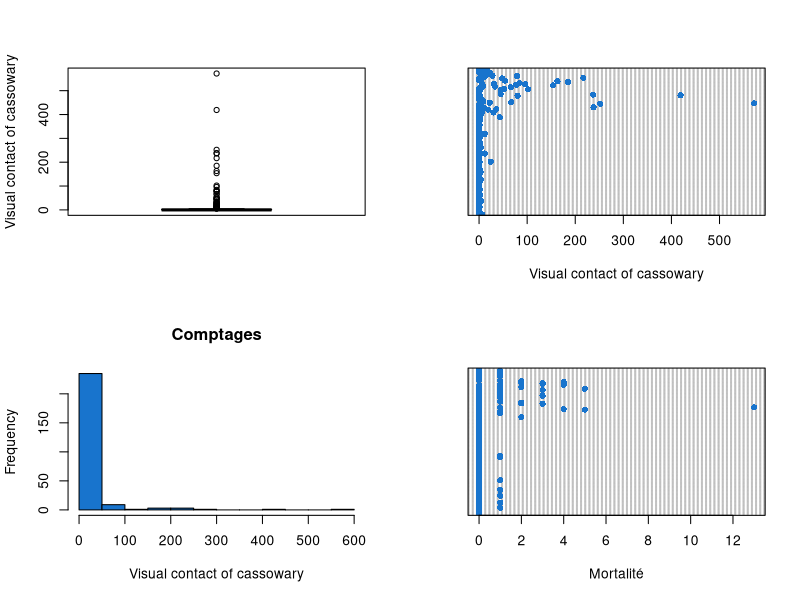
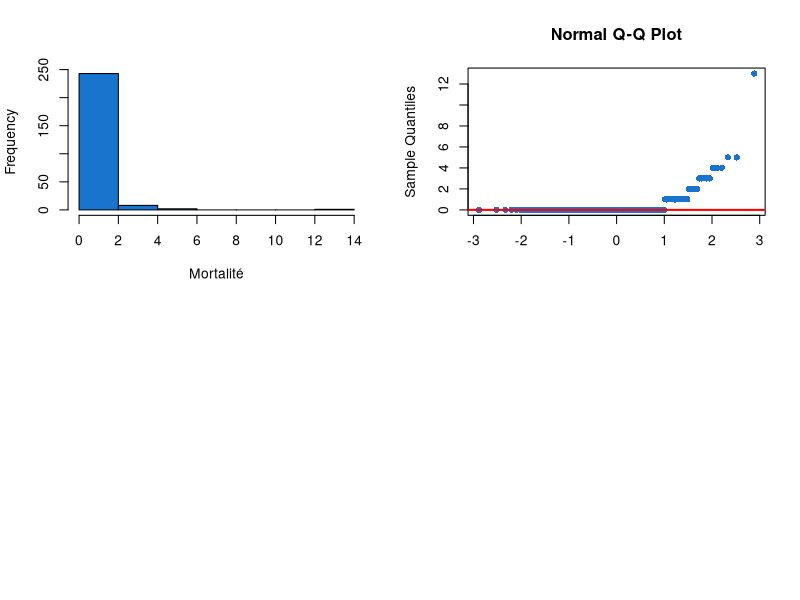
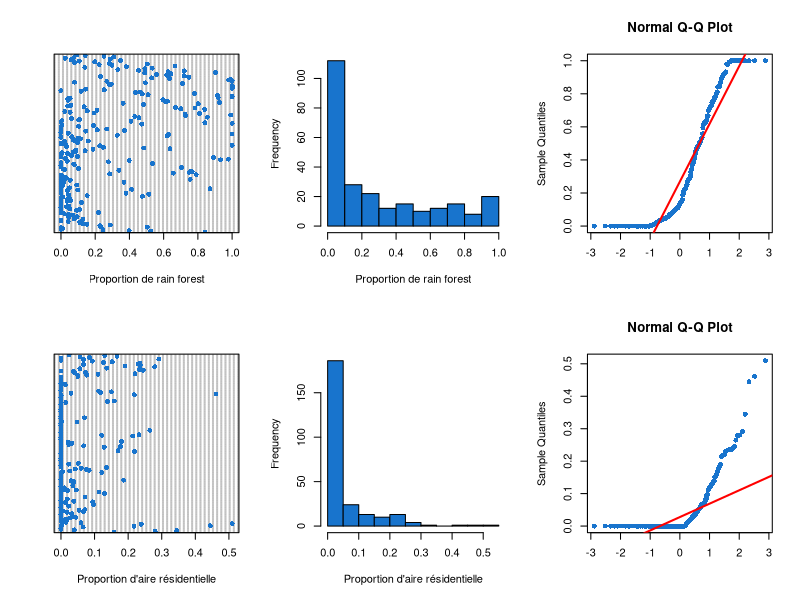
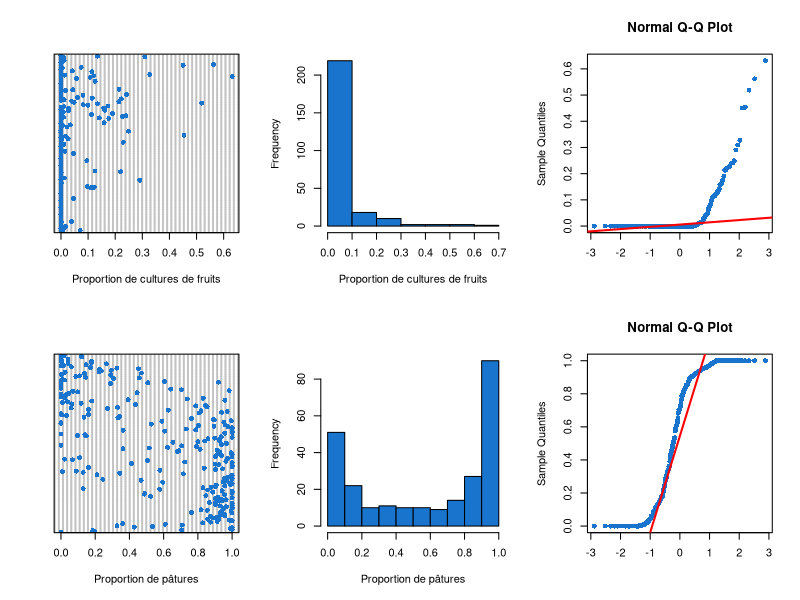
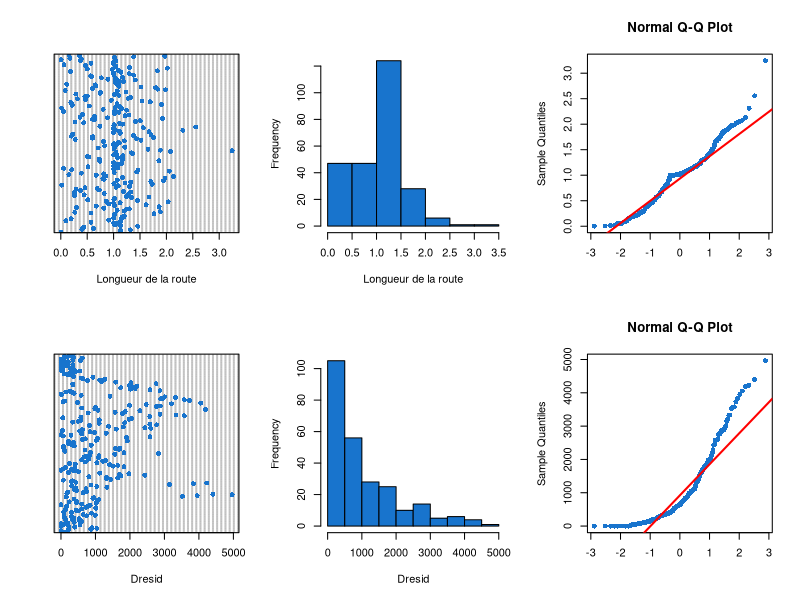
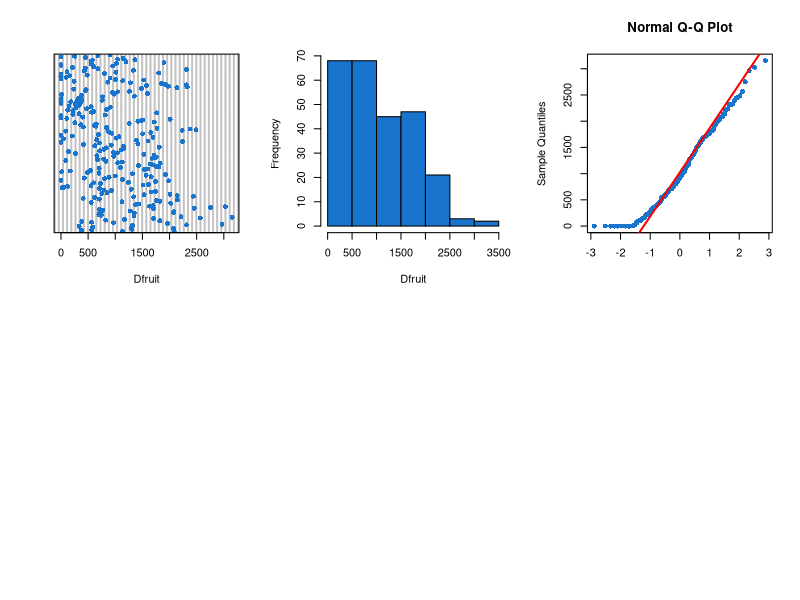
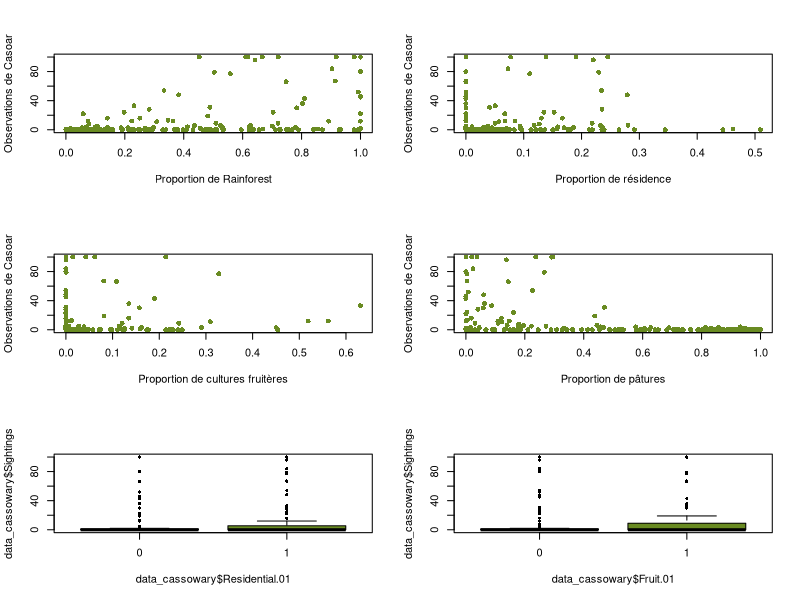
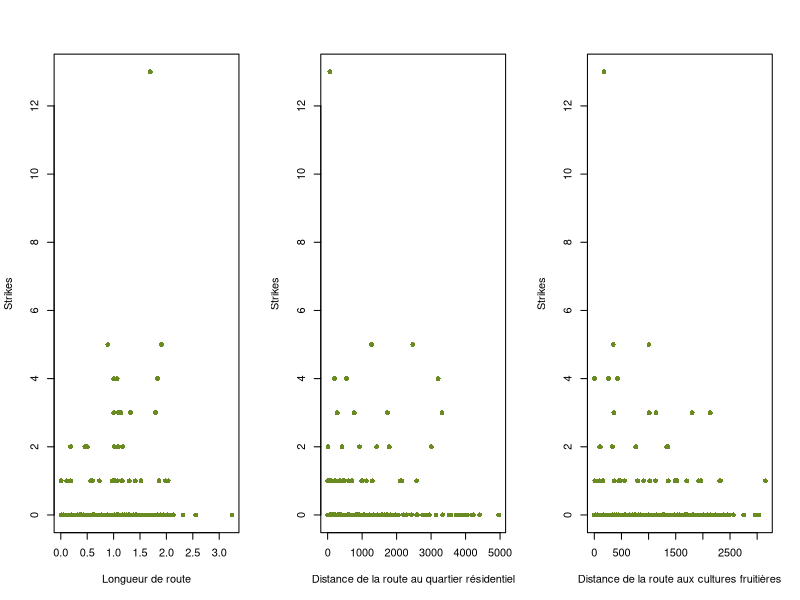

R code for these plots, in order:
## ---- chunk 1
library(ggplot2)
library(corrplot)
## ---- chunk 2
data_cassowary <- read.table("data_cassowary.txt", h = T)
summary(data_cassowary)
View(data_cassowary)
str(data_cassowary)
## ---- chunk 3
#vérification des valeurs NA
colSums(is.na(data_cassowary))
## ---- chunk 4
summary(data_cassowary$Sightings)
table(data_cassowary$Sightings) #apparition de chaque valeur dans Sightings
prop.table(table(data_cassowary$Sightings)) * 100 #proportion de chaque valeur dans le dataset pour Sightings
## ---- chunk 5
par(mfrow=c(2,2))
# Boxplot
boxplot(data_cassowary$Sightings,col='dodgerblue3',ylab='Visual contact of cassowary')
# Cleveland plot
dotchart(data_cassowary$Sightings,pch=16,col='dodgerblue3',xlab='Visual contact of cassowary')
# Histogram
hist(data_cassowary$Sightings, breaks=10, col='dodgerblue3',xlab="Visual contact of cassowary",main="Comptages")

#Garder les 0, préférer un modèle binomial négatif

## ---- chunk 6
data_cassowary$Sightings <- pmin(data_cassowary$Sightings, 100) #bornage à 100
table(data_cassowary$Sightings)
summary(data_cassowary$Sightings)
## ---- chunk 7
#Mortalité
# Cleveland plot
dotchart(data_cassowary$Strikes,pch=16,col='dodgerblue3',xlab='Mortalité')
# Histogram
hist(data_cassowary$Strikes,col='dodgerblue3',xlab="Mortalité",main="")
# Quantile-Quantile plot
qqnorm(data_cassowary$Strikes,pch=16,col='dodgerblue3',xlab='')
qqline(data_cassowary$Strikes,col='red',lwd=2)
## ---- chunk 8
par(mfrow=c(2,3))

#Rainforest.P 
# Cleveland plot
dotchart(data_cassowary$Rainforest.P,pch=16,col='dodgerblue3',xlab="Proportion de rain forest")
# Histogram
hist(data_cassowary$Rainforest.P,col='dodgerblue3',xlab="Proportion de rain forest",main="")
# Quantile-Quantile plot
qqnorm(data_cassowary$Rainforest.P,pch=16,col='dodgerblue3',xlab='')
qqline(data_cassowary$Rainforest.P,col='red',lwd=2)

#Residential.P 
# Cleveland plot
dotchart(data_cassowary$Residential.P,pch=16,col='dodgerblue3',xlab="Proportion d'aire résidentielle")
# Histogram
hist(data_cassowary$Residential.P,col='dodgerblue3',xlab="Proportion d'aire résidentielle",main="")
# Quantile-Quantile plot
qqnorm(data_cassowary$Residential.P,pch=16,col='dodgerblue3',xlab='')
qqline(data_cassowary$Residential.P,col='red',lwd=2)

#Fruit.P 
# Cleveland plot
dotchart(data_cassowary$Fruit.P,pch=16,col='dodgerblue3',xlab="Proportion de cultures de fruits")
# Histogram
hist(data_cassowary$Fruit.P,col='dodgerblue3',xlab="Proportion de cultures de fruits",main="")
# Quantile-Quantile plot
qqnorm(data_cassowary$Fruit.P,pch=16,col='dodgerblue3',xlab='')
qqline(data_cassowary$Fruit.P,col='red',lwd=2)

#Other.P : proportion de pâture dans le patch
# Cleveland plot
dotchart(data_cassowary$Other.P,pch=16,col='dodgerblue3',xlab="Proportion de pâtures")
# Histogram
hist(data_cassowary$Other.P,col='dodgerblue3',xlab="Proportion de pâtures",main="")
# Quantile-Quantile plot
qqnorm(data_cassowary$Other.P,pch=16,col='dodgerblue3',xlab='')
qqline(data_cassowary$Other.P,col='red',lwd=2)

#Total_Road : longueur de la route
# Cleveland plot
dotchart(data_cassowary$Total_Road,pch=16,col='dodgerblue3',xlab="Longueur de la route")
# Histogram
hist(data_cassowary$Total_Road,col='dodgerblue3',xlab="Longueur de la route",main="")
# Quantile-Quantile plot
qqnorm(data_cassowary$Total_Road,pch=16,col='dodgerblue3',xlab='')
qqline(data_cassowary$Total_Road,col='red',lwd=2)

#Dresid : distance of the road to residential area
# Cleveland plot
dotchart(data_cassowary$Dresid,pch=16,col='dodgerblue3',xlab="Dresid")
# Histogram
hist(data_cassowary$Dresid,col='dodgerblue3',xlab="Dresid",main="")
# Quantile-Quantile plot
qqnorm(data_cassowary$Dresid,pch=16,col='dodgerblue3',xlab='')
qqline(data_cassowary$Dresid,col='red',lwd=2)

#Dfruit : distance of the road to fruit crop area
# Cleveland plot
dotchart(data_cassowary$Dfruit,pch=16,col='dodgerblue3',xlab="Dfruit")
# Histogram
hist(data_cassowary$Dfruit,col='dodgerblue3',xlab="Dfruit",main="")
# Quantile-Quantile plot
qqnorm(data_cassowary$Dfruit,pch=16,col='dodgerblue3',xlab='')
qqline(data_cassowary$Dfruit,col='red',lwd=2)

## ---- chunk 9

#remplacer valeurs 0 et 1 par présence/absence de RA et présence/abs F ?

#Residential.01 : presence/absence of residential area
data_cassowary$Residential.01 <- as.factor(data_cassowary$Residential.01)
summary(data_cassowary$Residential.01)

#Fruit.01 : presence/absence of fruit crop
data_cassowary$Fruit.01 <- as.factor(data_cassowary$Fruit.01)
summary(data_cassowary$Fruit.01)
## ---- chunk 10

par(mfrow=c(3,2)) 
# Rainforest.P
plot(data_cassowary$Sightings~data_cassowary$Rainforest.P,pch=16,col='olivedrab4',xlab='Proportion de Rainforest',ylab='Observations de Casoar')

#Residential.P
plot(data_cassowary$Sightings~data_cassowary$Residential.P,pch=16,col='olivedrab4',xlab='Proportion de résidence',ylab='Observations de Casoar')

# Fruit.P
plot(data_cassowary$Sightings~data_cassowary$Fruit.P,pch=16,col='olivedrab4',xlab='Proportion de cultures fruitères',ylab='Observations de Casoar')

#Other.P
plot(data_cassowary$Sightings~data_cassowary$Other.P,pch=16,col='olivedrab4',xlab='Proportion de pâtures',ylab='Observations de Casoar')

#Residential.01 : presence/absence of residential area 
boxplot(data_cassowary$Sightings~data_cassowary$Residential.01,pch=16,col='olivedrab4')

#Fruit.01 : presence/absence of fruit crop
boxplot(data_cassowary$Sightings~data_cassowary$Fruit.01,pch=16,col='olivedrab4')

## ---- chunk 11
par(mfrow=c(1,3)) 

#Total_Road
plot(data_cassowary$Strikes~data_cassowary$Total_Road,pch=16,col='olivedrab4',xlab='Longueur de route',ylab='Strikes')

#Dresid 
plot(data_cassowary$Strikes~data_cassowary$Dresid,pch=16,col='olivedrab4',xlab='Distance de la route au quartier résidentiel',ylab='Strikes')

#Dfruit
plot(data_cassowary$Strikes~data_cassowary$Dfruit,pch=16,col='olivedrab4',xlab='Distance de la route aux cultures fruitières',ylab='Strikes')
## ---- chunk 12

# Checking collinearity between continuous independent variables
plot(data_cassowary[,c(4,5,6,7,8,13,14,9,10)],pch=16,col='darkolivegreen4')   #9 et 10 ajoutés piur voir si corrélation avec Sightings et Strikes

M<-cor(data_cassowary[,c(4,5,6,7,8,13,14,9,10)])
corrplot.mixed(M,upper="square",lower.col="black", tl.col="black",cl.cex = 0.8,tl.cex = 0.7,number.cex =0.8)


## ---- chunk 13
# Checking collinearity between categorical and continuous independent variables

par(mfrow=c(2,3))

# Rainforest.P et Fruit.01
boxplot(data_cassowary$Rainforest.P~data_cassowary$Fruit.01,varwidth = TRUE, ylab = "Proportion de Rainforest", xlab = "Présence ou absence de culture fruitière", col='grey', main = "")

#Residential.P et Fruit.01
boxplot(data_cassowary$Residential.P~data_cassowary$Fruit.01,varwidth = TRUE, ylab = "Proportion de Résidence", xlab = "Présence ou absence de culture fruitière", col='grey', main = "")

#Fruit.P et Fruit.01
boxplot(data_cassowary$Fruit.P~data_cassowary$Fruit.01,varwidth = TRUE, ylab = "Proportion de cultures fruitières", xlab = "Présence ou absence de culture fruitière", col='grey', main = "")


# Rainforest.P et Residential.01
boxplot(data_cassowary$Rainforest.P~data_cassowary$Residential.01,varwidth = TRUE, ylab = "Proportion de Rainforest", xlab = "Présence ou absence d'aire résidentielle", col='brown', main = "")

#Residential.P et Residential.01
boxplot(data_cassowary$Residential.P~data_cassowary$Residential.01,varwidth = TRUE, ylab = "Proportion de Résidence", xlab = "Présence ou absence d'aire résidentielle", col='brown', main = "")

#Fruit.P et Residential.01
boxplot(data_cassowary$Fruit.P~data_cassowary$Residential.01,varwidth = TRUE, ylab = "Proportion de cultures fruitières", xlab = "Présence ou absence d'aire résidentielle", col='brown', main = "")

